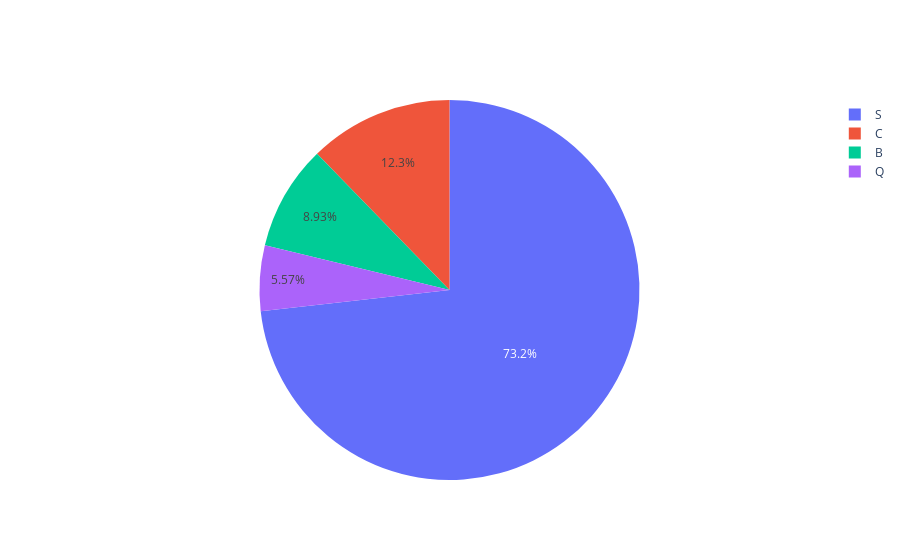

Write notebook code for a chart like this one.
### Code cell
#73% of passangers embarked from Southampton
parch_num = df['embarked'].value_counts()
fig = go.Figure(data=[go.Pie(labels=parch_num.index, values=parch_num.values)])
fig.show()

### Figure 1 — Plotly figure (JSON) as saved in the notebook; plotly's stock layout.template omitted (floating-point values rounded to 4 significant figures)
{"data": [{"labels": ["S", "C", "B", "Q"], "type": "pie", "values": [1616, 271, 197, 123]}], "layout": {}}
